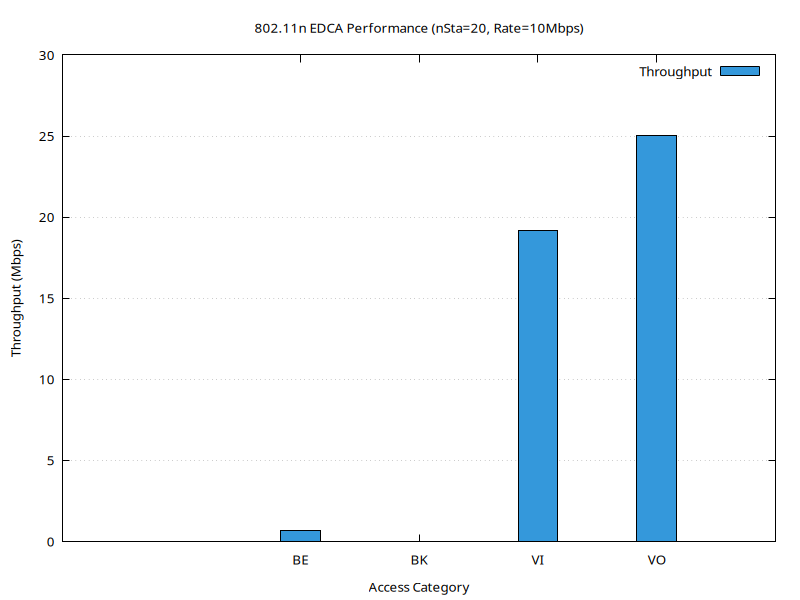

This figure's gnuplot source:
set terminal pngcairo size 800,600 enhanced font 'Verdana,10'
set output 'plot_n20_10Mbps.png'
set title '802.11n EDCA Performance (nSta=20, Rate=10Mbps)'
set style data histograms
set style fill solid 1.0 border -1
set ylabel 'Throughput (Mbps)'
set xlabel 'Access Category'
set yrange [0:*]
set grid y
plot 'plot_n20_10Mbps.dat' using 2:xtic(1) title 'Throughput' lc rgb '#3498db'
